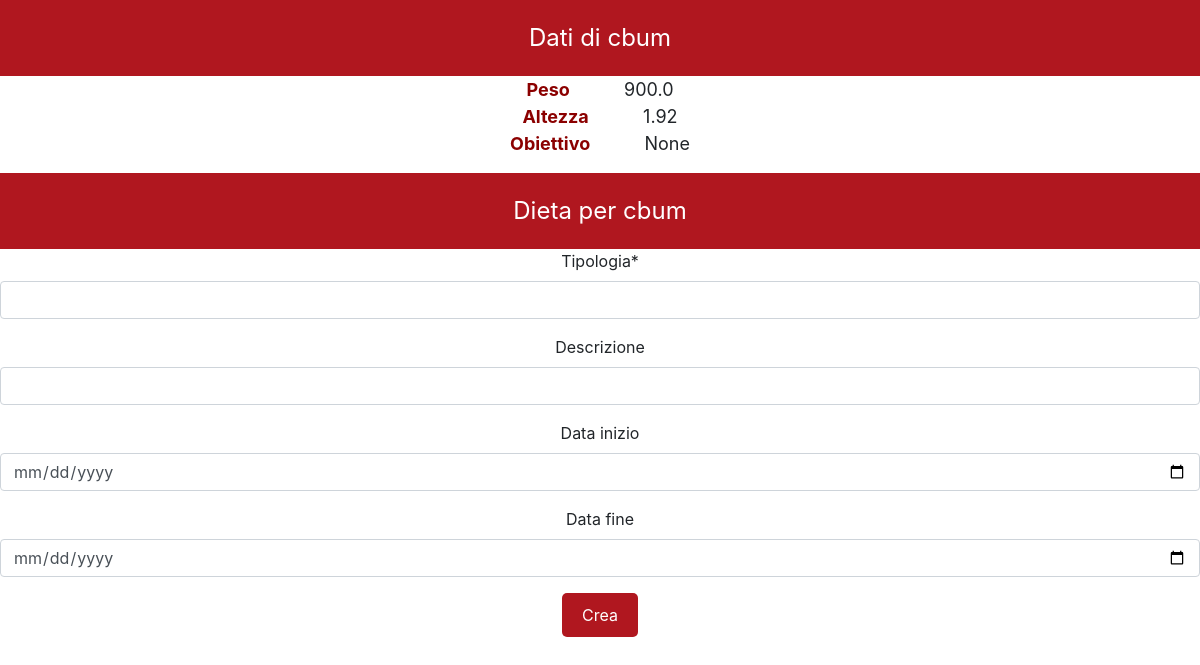
The app's page /diet/creadieta/2/ with its own data.
### Users/models.py (models this page shows)
class MyUser(AbstractUser):
    sesso = models.CharField(max_length=10, choices=SESSO)
    peso = models.FloatField(blank=True, null=True)
    altezza = models.FloatField(blank=True, null=True)
    tipo_abbonamento = models.IntegerField(default=1)
    fine_abbonamento = models.DateField(blank=True, null=True)
    immagine_profilo = models.ImageField(upload_to="fotouser/", blank=True)
    obiettivo = models.CharField(max_length=400, blank=True, null=True)

### Diet/views.py (the view, shortened to what this page needs)
# urls.py: path('creadieta/<int:utente_pk>/', DietaCreateView.as_view(), name="crea_dieta"),
class DietaCreateView(GroupRequiredMixin, CreateView):
    template_name = 'Diet/crea_dieta.html'
    form_class = InsertDietaCrispyForm
    group_required = ["nutrizionista"]
    def get_user(self):
        user_pk = self.kwargs.get('utente_pk')
        user = MyUser.objects.get(pk=user_pk)
        return user
    def get_context_data(self, **kwargs):
        context = super().get_context_data()
        context['my_user'] = self.get_user()
        return context

### Diet/forms.py
class InsertDietaCrispyForm(forms.ModelForm):
    helper = FormHelper()
    helper.form_id = "insert_dieta_crispy_form"
    helper.form_method = "POST"
    helper.add_input(Submit('submit', 'submit'))
    data_inizio = forms.DateField(widget=forms.DateInput(attrs={'type': 'date'}), required=False)
    data_fine = forms.DateField(widget=forms.DateInput(attrs={'type': 'date'}),required=False)
    class Meta:
        model = Dieta
        exclude=['my_user']

### Diet/templates/Diet/crea_dieta.html (shortened to what this page needs)
{% extends 'base.html' %}
{% load crispy_forms_filters %}
{% load crispy_forms_tags %}
{% block content %}
    <div class="text_red"> Dati di {{ my_user.username }}</div>
    <div style="text-align: center">
        <p class="testo-grande">
            <strong><span style="color: #8B0000">Peso </span> </strong>   {{ my_user.peso }}<br>
            <strong><span style="color: #8B0000">Altezza </span> </strong> {{ my_user.altezza }}<br>
            <strong><span style="color: #8B0000">Obiettivo </span> </strong> {{ my_user.obiettivo }}
        </p>
    </div>
    <div class="text_red"> Dieta per {{ my_user.username }}</div>
    <div style="text-align: center">
        <form method="POST">
            {{ form|crispy}}
            <input class="pulsante-rosso" type="submit" value="Crea">
        </form>
    </div>
{% endblock %}

### static/style/style.css (style rules this page uses)
.text_red { background-color: #B0171F; padding: 20px; color: white; font-size: 24px; text-align: center; }
.pulsante-rosso { background-color: #B0171F; color: white; padding: 10px 20px; border: none; border-radius: 5px; cursor: pointer; }
.testo-grande { font-size: 40px; }

### Diet/templates/Diet/crea_dieta.html (style rules this page uses)
.testo-grande { font-size: 18px; }

### records on screen
MyUser: username "cbum", peso "900.0", altezza "1.92", obiettivo "None"
